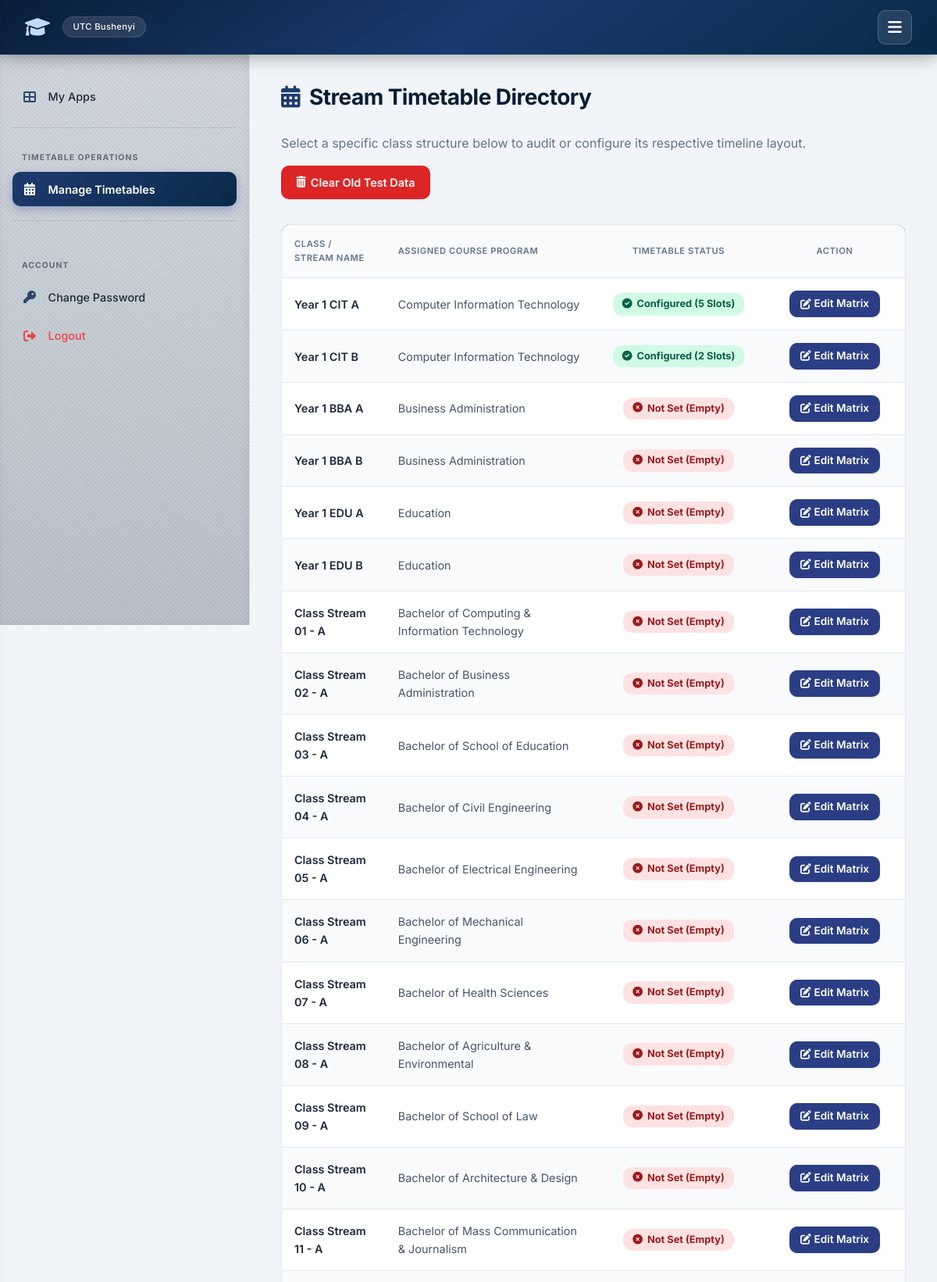
The app's page /timetable/manage/ (signed in, upper part) with its own data.
### attendance/models.py (models this page shows, shortened)
class Stream(models.Model):
    name = models.CharField(max_length=100)
    course = models.ForeignKey(Course, on_delete=models.CASCADE, related_name='streams')

class Course(models.Model):
    code = models.CharField(max_length=20, primary_key=True)
    name = models.CharField(max_length=255)
    department = models.ForeignKey(Department, on_delete=models.SET_NULL, null=True, blank=True, related_name='courses')

### attendance/views_admin.py (the view)
# urls.py: path('timetable/manage/', views_admin.manage_timetable, name='manage_timetable'),
@login_required
def manage_timetable(request):
    if request.user.role != User.IS_ADMIN:
        return HttpResponse("Unauthorized", status=403)
    batch = TimetableBatch.objects.filter(is_active=True, is_revoked=False).order_by('-uploaded_at').first()
    if request.GET.get('action') == 'clear_all' and batch:
        TimetableEntry.objects.filter(batch=batch).delete()
        messages.success(request, "All old timetable entries have been cleared. You now have a clean slate.")
        return redirect('attendance:manage_timetable')
    streams = Stream.objects.select_related('course').all()
    streams_list = []
    for stream in streams:
        entry_count = 0
        if batch:
            entry_count = TimetableEntry.objects.filter(batch=batch, stream=stream).count()
        streams_list.append({
            'id': stream.id,
            'name': stream.name,
            'course_name': stream.course.name if stream.course else "No Course Assigned",
            'has_timetable': entry_count > 0,  # True only if entries exist specifically for this class
            'entry_count': entry_count
        })
    return render(request, 'attendance/manage_timetable_list.html', {
        'streams_list': streams_list,
        'batch': batch
    })

### templates/attendance/manage_timetable_list.html (shortened to what this page needs)
{% extends 'attendance/base.html' %}
{% block content %}
{% block sidebar %}
{% include "attendance/sidebar.html" %}
{% endblock %}
<div style="margin-bottom: 2rem; display: flex; justify-content: space-between; align-items: center; flex-wrap: wrap; gap: 1rem;">
    <div>
        <h2><i class="fas fa-calendar-alt"></i> Stream Timetable Directory</h2>
        <p style="color: var(--text-muted); margin: 0;">Select a specific class structure below to audit or configure its respective timeline layout.</p>
    </div>
    {% if streams_list %}
    <div>
        <a href="{% url 'attendance:manage_timetable' %}?action=clear_all"
           onclick="return confirm('Are you sure you want to completely clear all existing timetable entries across ALL classes to start fresh? This cannot be undone.');"
           class="btn"
           style="background: #dc2626; border-radius: var(--radius-sm); text-decoration: none; font-size: 0.9rem; padding: 0.6rem 1.2rem; display: inline-flex; align-items: center; gap: 6px;">
            <i class="fas fa-trash-alt"></i> Clear Old Test Data
        </a>
    </div>
    {% endif %}
</div>
<div style="background: #ffffff; border: 1px solid var(--border); border-radius: var(--radius-sm); overflow: hidden;">
    <table style="width: 100%; border-collapse: collapse; font-size: 0.9rem; text-align: left;">
        <thead>
            <tr style="background: #2b3e85; color: white;">
                <th style="padding: 1rem;">Class / Stream Name</th>
                <th style="padding: 1rem;">Assigned Course Program</th>
                <th style="padding: 1rem; text-align: center; width: 220px;">Timetable Status</th>
                <th style="padding: 1rem; text-align: center; width: 180px;">Action</th>
            </tr>
        </thead>
        <tbody>
            {% for item in streams_list %}
            <tr style="border-bottom: 1px solid var(--border); background: {% cycle '#ffffff' '#f8fafc' %};">
                <td style="padding: 1rem; font-weight: 600; color: #1e293b;">{{ item.name }}</td>
                <td style="padding: 1rem; color: #475569;">{{ item.course_name }}</td>
                <td style="padding: 1rem; text-align: center;">
                    {% if item.has_timetable %}
                        <span style="background: #d1fae5; color: #065f46; padding: 4px 12px; border-radius: 12px; font-weight: bold; font-size: 0.8rem; display: inline-flex; align-items: center; gap: 6px;">
                            <i class="fas fa-check-circle"></i> Configured ({{ item.entry_count }} Slots)
                        </span>
                    {% else %}
                        <span style="background: #fee2e2; color: #991b1b; padding: 4px 12px; border-radius: 12px; font-weight: bold; font-size: 0.8rem; display: inline-flex; align-items: center; gap: 6px;">
                            <i class="fas fa-times-circle"></i> Not Set (Empty)
                        </span>
                    {% endif %}
                </td>
                <td style="padding: 1rem; text-align: center;">
                    <a href="{% url 'attendance:upload_timetable' item.id %}" class="btn" style="background: #2b3e85; padding: 6px 14px; font-size: 0.85rem; border-radius: var(--radius-sm); text-decoration: none; color: white; display: inline-flex; align-items: center; gap: 4px;">
                        <i class="fas fa-edit"></i> Edit Matrix
                    </a>
                </td>
            </tr>
            {% empty %}
            <tr>
                <td colspan="4" style="padding: 2rem; text-align: center; color: var(--text-muted);">No academic stream records located within the system scope variables.</td>
            </tr>
            {% endfor %}
        </tbody>
    </table>
</div>
{% endblock %}

### static/style.css (style rules this page uses)
:root { --primary: #0f3b3e; --primary-dark: #0c4e6d ; --primary-light: #e6f4f1; --secondary: #2c6e6b; --accent: #3b82f6; --success: #10b981; --success-light: #d1fae5; --danger: #ef4444; --danger-light: #fee2e2; --warning: #f59e0b; --warning-light: #fef3c7; --info: #3b82f6; --info-light: #dbeafe; --bg-main: #f1f5f9; --surface: #ffffff; --surface-hover: #f8fafc; --text-main: #0f172a; --text-muted: #64748b; --border: #e2e8f0; --shadow-sm: 0 1px 3px rgba(0,0,0,0.06); --shadow: 0 4px 12px rgba(0,0,0,0.08); --shadow-lg: 0 10px 30px rgba(0,0,0,0.12); --radius: 16px; --radius-sm: 10px; --transition: all 0.25s cubic-bezier(0.4, 0, 0.2, 1); --font: 'Inter', -apple-system, BlinkMacSystemFont, 'Segoe UI', Roboto, Helvetica, Arial, sans-serif; --nav-height: 70px; --sidebar-width: 320px; }
* { box-sizing: border-box; margin: 0; padding: 0; }
body { font-family: var(--font); background: var(--bg-main); color: var(--text-main); line-height: 1.6; min-height: 100vh; display: flex; flex-direction: column; }
a { text-decoration: none; color: inherit; }
h2 { font-size: 1.75rem; font-weight: 700; color: var(--primary-dark); margin-bottom: 1.5rem; letter-spacing: -0.02em; display: flex; align-items: center; gap: 0.75rem; }
h2 i { color: var(--secondary); }
table { width: 100%; border-collapse: collapse; font-size: 0.95rem; }
th, td { padding: 0.9rem 1.2rem; text-align: left; border-bottom: 1px solid var(--border); }
th { background: #f8fafc; font-weight: 600; color: var(--text-muted); text-transform: uppercase; font-size: 0.7rem; letter-spacing: 0.05em; }
tbody tr { transition: var(--transition); }
.btn { display: inline-flex; align-items: center; justify-content: center; gap: 0.5rem; background: linear-gradient(135deg, var(--secondary), var(--primary)); color: #fff; padding: 0.75rem 1.8rem; border: none; border-radius: 50px; font-weight: 600; font-size: 0.95rem; cursor: pointer; transition: var(--transition); box-shadow: var(--shadow-sm); text-decoration: none; }

### templates/attendance/base.html (style rules this page uses)
:root { --primary: #0a2a4a; --primary-dark: #061e35; --primary-light: #e6eff9; --secondary: #1e3a6e; --accent: #3b82f6; --success: #3b82f6; --success-light: #dbeafe; --danger: #ef4444; --danger-light: #fee2e2; --warning: #f59e0b; --warning-light: #fef3c7; --info: #3b82f6; --info-light: #dbeafe; --bg-main: #f1f5f9; --surface: #ffffff; --surface-hover: #f8fafc; --text-main: #1e293b; --text-muted: #64748b; --border: #e2e8f0; --shadow-sm: 0 1px 3px rgba(0,0,0,0.06); --shadow: 0 4px 12px rgba(0,0,0,0.08); --shadow-lg: 0 10px 30px rgba(0,0,0,0.12); --radius: 16px; --radius-sm: 10px; --transition: all 0.25s cubic-bezier(0.4, 0, 0.2, 1); --font: 'Inter', -apple-system, BlinkMacSystemFont, 'Segoe UI', Roboto, Helvetica, Arial, sans-serif; --nav-height: 70px; }
* { box-sizing: border-box; margin: 0; padding: 0; }
body { font-family: var(--font); background: var(--bg-main); color: var(--text-main); line-height: 1.6; min-height: 100vh; display: flex; flex-direction: column; }
a { text-decoration: none; color: inherit; }
h2 { font-size: 1.75rem; font-weight: 700; color: var(--primary-dark); margin-bottom: 1.5rem; letter-spacing: -0.02em; display: flex; align-items: center; gap: 0.75rem; }
h2 i { color: var(--secondary); }
table { width: 100%; border-collapse: collapse; font-size: 0.95rem; }
th, td { padding: 0.9rem 1.2rem; text-align: left; border-bottom: 1px solid var(--border); }
th { background: #f8fafc; font-weight: 600; color: var(--text-muted); text-transform: uppercase; font-size: 0.7rem; letter-spacing: 0.05em; }
.btn { display: inline-flex; align-items: center; justify-content: center; gap: 0.5rem; background: linear-gradient(135deg, var(--secondary), var(--primary)); color: #fff; padding: 0.75rem 1.8rem; border: none; border-radius: 50px; font-weight: 600; font-size: 0.95rem; cursor: pointer; transition: var(--transition); box-shadow: var(--shadow-sm); text-decoration: none; }

### templates/attendance/sidebar.html (style rules this page uses)
:root { --sidebar-width: 320px; }

### records on screen
Stream: name "Year 1 CIT A"
Course: course_name "Computer Information Technology" "Computer Information Technology"
Stream: name "Year 1 CIT B"
Stream: name "Year 1 BBA A"
Course: course_name "Business Administration" "Business Administration"
Stream: name "Year 1 BBA B"
Stream: name "Year 1 EDU A"
Course: course_name "Education" "Education"
Stream: name "Year 1 EDU B"
Stream: name "Class Stream 01 - A"
Course: course_name "Bachelor of Computing & Information Technology"
Stream: name "Class Stream 02 - A"
Course: course_name "Bachelor of Business Administration"
Stream: name "Class Stream 03 - A"
Course: course_name "Bachelor of School of Education"
Stream: name "Class Stream 04 - A"
Course: course_name "Bachelor of Civil Engineering"
Stream: name "Class Stream 05 - A"
Course: course_name "Bachelor of Electrical Engineering"
Stream: name "Class Stream 06 - A"
Course: course_name "Bachelor of Mechanical Engineering"
Stream: name "Class Stream 07 - A"
Course: course_name "Bachelor of Health Sciences"
Stream: name "Class Stream 08 - A"
Course: course_name "Bachelor of Agriculture & Environmental"
Stream: name "Class Stream 09 - A"
Course: course_name "Bachelor of School of Law"
Stream: name "Class Stream 10 - A"
Course: course_name "Bachelor of Architecture & Design"
Stream: name "Class Stream 11 - A"
Course: course_name "Bachelor of Mass Communication & Journalism"

### other values on screen
{{ item.entry_count }} "5" "2"
